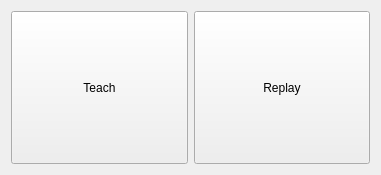
<?xml version="1.0" encoding="UTF-8"?>
<ui version="4.0">
 <class>ModeSelectUi</class>
 <widget class="QWidget" name="ModeSelectUi">
  <property name="geometry">
   <rect>
    <x>0</x>
    <y>0</y>
    <width>381</width>
    <height>175</height>
   </rect>
  </property>
  <property name="windowTitle">
   <string>Form</string>
  </property>
  <layout class="QGridLayout" name="gridLayout">
   <item row="0" column="0">
    <widget class="QPushButton" name="teachModeBtn">
     <property name="sizePolicy">
      <sizepolicy hsizetype="Minimum" vsizetype="Minimum">
       <horstretch>0</horstretch>
       <verstretch>0</verstretch>
      </sizepolicy>
     </property>
     <property name="text">
      <string>Teach</string>
     </property>
     <property name="icon">
      <iconset resource="MonkyeUI.qrc">
       <normaloff>:/images/DisabledLamp.png</normaloff>:/images/DisabledLamp.png</iconset>
     </property>
     <property name="checkable">
      <bool>false</bool>
     </property>
     <property name="autoExclusive">
      <bool>false</bool>
     </property>
    </widget>
   </item>
   <item row="0" column="1">
    <widget class="QPushButton" name="replayModeBtn">
     <property name="sizePolicy">
      <sizepolicy hsizetype="Minimum" vsizetype="Minimum">
       <horstretch>0</horstretch>
       <verstretch>0</verstretch>
      </sizepolicy>
     </property>
     <property name="text">
      <string>Replay</string>
     </property>
     <property name="icon">
      <iconset resource="MonkyeUI.qrc">
       <normaloff>:/images/DisabledLamp.png</normaloff>:/images/DisabledLamp.png</iconset>
     </property>
     <property name="checkable">
      <bool>false</bool>
     </property>
     <property name="autoExclusive">
      <bool>false</bool>
     </property>
    </widget>
   </item>
  </layout>
 </widget>
 <resources>
  <include location="MonkyeUI.qrc"/>
 </resources>
 <connections/>
</ui>
